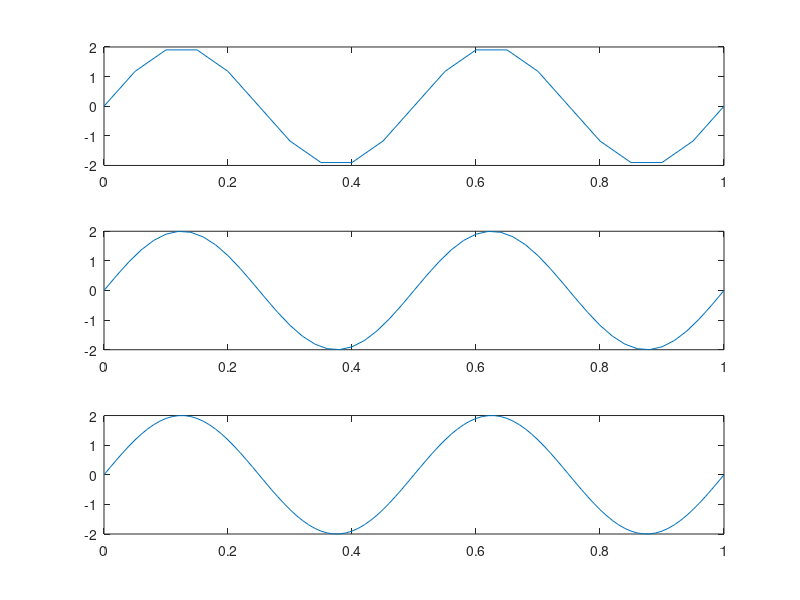

Write the MATLAB code that produced this figure.
f = 2;              %frequency of wave [Hz]
A = 2;              %amplitude of wave 
time = 1;           %end time

N = 20;            %sampling frequency
dt = time/N;        %time interval between points
t1 = 0:dt:time;      %time vector
y1 = A*sin(2*pi*f*t1);  %wave function

N = 50;            %sampling frequency
dt = time/N;        %time interval between points
t2 = 0:dt:time;      %time vector
y2 = A*sin(2*pi*f*t2);  %wave function

N = 100;            %sampling frequency
dt = time/N;        %time interval between points
t3 = 0:dt:time;      %time vector
y3 = A*sin(2*pi*f*t3);  %wave function

figure
subplot(3,1,1)
plot(t1,y1)
subplot(3,1,2)
plot(t2,y2)
subplot(3,1,3)
plot(t3,y3)
